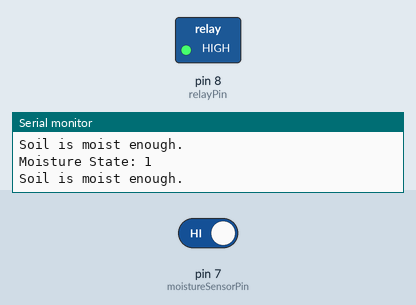
Simulated run of this sketch. Board: Arduino Uno, built with avr-gcc and run on an emulated ATmega328P. On the bench: switched loads named in the sketch (green lamp = pin HIGH), the last lines printed to the serial monitor. The test bench sets the inputs (shaded band); at power-on: pin 7 (moistureSensorPin) HIGH.

Above: at 4.8 s.
4.9 s: pin 7 (moistureSensorPin) driven LOW
At 6.7 s:
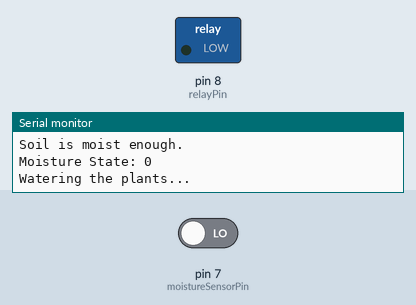
7.6 s: pin 7 (moistureSensorPin) driven HIGH
At 8.3 s:
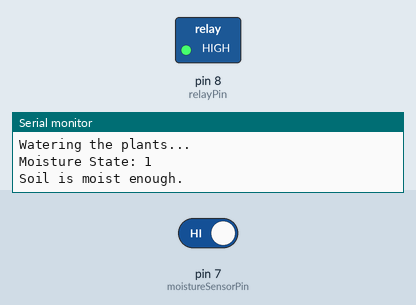
Timing chart, 0 to 10.6 s (numbered marks = the images above; inputs shaded):
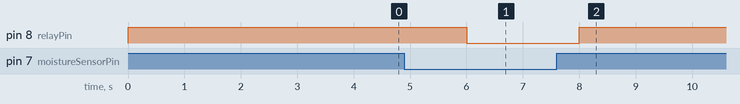

The sketch:

moisture_sensor_smart_agriculture.ino
```cpp
const int moistureSensorPin = 7;  // Digital pin connected to the soil moisture sensor
const int relayPin = 8;           // Digital pin connected to the relay module
int moistureState = 0;            // Variable to store the moisture sensor state

void setup() {
  pinMode(moistureSensorPin, INPUT);  // Set the moisture sensor pin as an input
  pinMode(relayPin, OUTPUT);          // Set the relay pin as an output
  Serial.begin(9600);                 // Initialize serial communication
}

void loop() {
  moistureState = digitalRead(moistureSensorPin);  // Read the moisture sensor state
  Serial.print("Moisture State: ");
  Serial.println(moistureState);  // Print the moisture state to the Serial Monitor

  if (moistureState == LOW) {     // If the soil is dry (sensor output is LOW)
    digitalWrite(relayPin, LOW);  // Turn on the relay (activate the water pump)
    Serial.println("Watering the plants...");
  } else {                        // If the soil is wet (sensor output is HIGH)
    digitalWrite(relayPin, HIGH); // Turn off the relay (deactivate the water pump)
    Serial.println("Soil is moist enough.");
  }

  delay(2000); // Wait for 2 seconds before the next reading
}
```

Measured:
- after the input at 4.9 s, pin 8 (relayPin): HIGH → LOW after 1.1 s
- after the input at 7.6 s, pin 8 (relayPin): LOW → HIGH after 0.40 s
